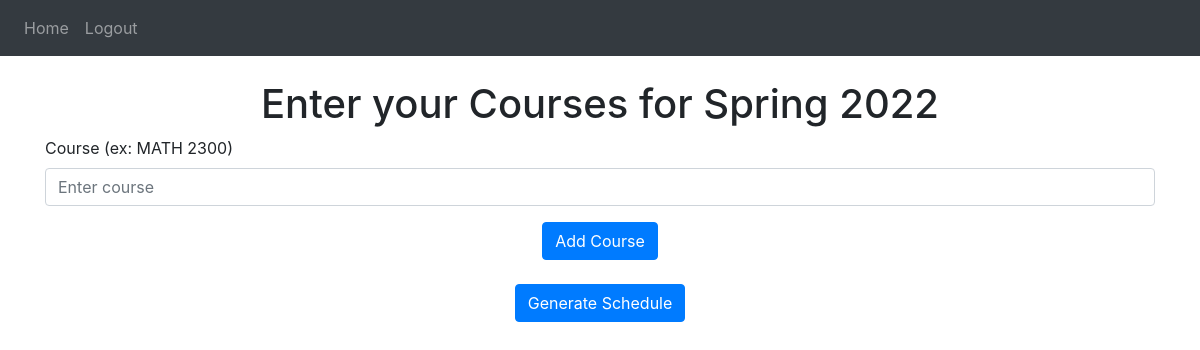
Page / (signed in) on the earlier database version.
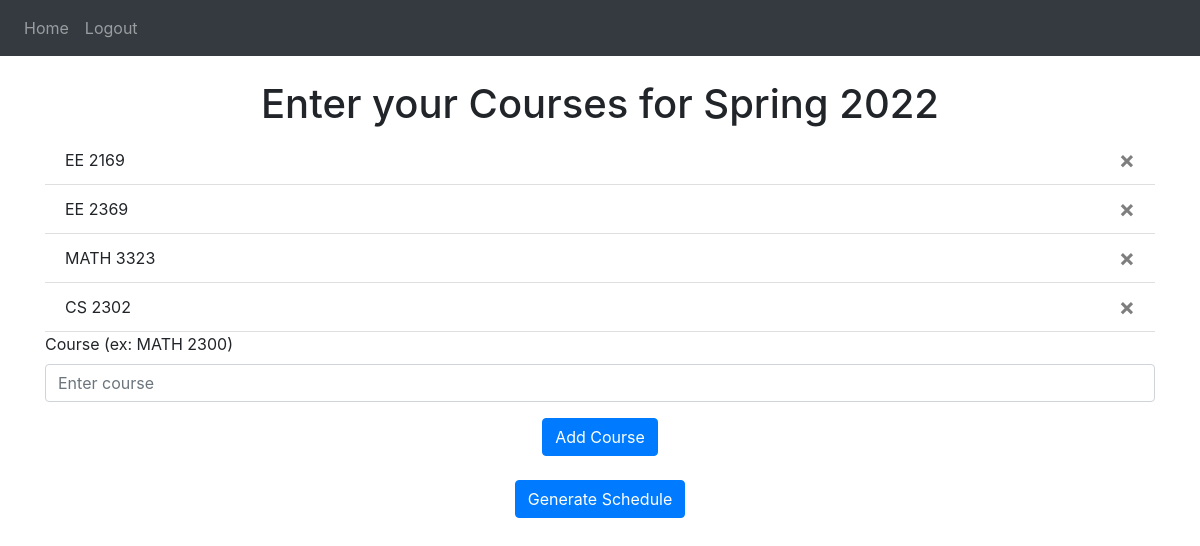
Same page on the later database version.
### website/models.py (models this page shows)
class Note(db.Model):
    id = db.Column(db.Integer, primary_key=True)
    data = db.Column(db.String(10000))
    user_id = db.Column(db.Integer, db.ForeignKey('user.id'))

### website/views.py (the view, shortened to what this page needs)
@views.route('/', methods=['GET', 'POST'])
@login_required
def home():
    return render_template("home.html", user=current_user)

### website/__init__.py (called while the page is built)
def create_app():
    app = Flask(__name__)
    app.config['SECRET_KEY'] = 'hjshjhdjah kjshkjdhjs'
    app.config['SQLALCHEMY_DATABASE_URI'] = f'sqlite:///{DB_NAME}'
    db.init_app(app)
    from .views import views
    from .auth import auth
    app.register_blueprint(views, url_prefix='/')
    app.register_blueprint(auth, url_prefix='/')
    from .models import User, Note
    create_database(app)
    login_manager = LoginManager()
    login_manager.login_view = 'auth.login'
    login_manager.init_app(app)
    @login_manager.user_loader
    def load_user(id):
        return User.query.get(int(id))
    return app

### website/templates/home.html
{% extends "base.html" %} {% block title %}Home{% endblock %} {% block content %}
<br/>
<h1 align="center">Enter your Courses for Spring 2022</h1>
<ul class="list-group list-group-flush" id="notes">
  {% for note in user.notes %}
  <li class="list-group-item">
    {{ note.data }}
    <button type="button" class="close" onClick="deleteNote({{ note.id }})">
      <span aria-hidden="true">&times;</span>
    </button>
  </li>
  {% endfor %}
</ul>
<form method="POST">
  <div class="form-group">
    <label for="data">Course (ex: MATH 2300)</label>
    <input
      type="data"
      class="form-control"
      id="data"
      name="data"
      placeholder="Enter course"
    />
  </div>
  <div align="center">
    <button type="submit" class="btn btn-primary">Add Course</button>
  </div>
</form>
<br/>
<form action="/schedule" method="post">
  <div align="center">
    <button type="submit" class="btn btn-primary">Generate Schedule</button>
  </div>
</form>
{% endblock %}

### website/templates/base.html (shortened to what this page needs)
<!DOCTYPE html>
<html>
  <head>
    <link
      rel="stylesheet"
      href="https://stackpath.bootstrapcdn.com/bootstrap/4.4.1/css/bootstrap.min.css"
    />
    <link
      rel="stylesheet"
      href="https://stackpath.bootstrapcdn.com/font-awesome/4.7.0/css/font-awesome.min.css"
    />
  </head>
  <body>
    <nav class="navbar navbar-expand-lg navbar-dark bg-dark">
      <div class="collapse navbar-collapse" id="navbar">
        <div class="navbar-nav">
          {% if user.is_authenticated %}
            <a class="nav-item nav-link" id="home" href="/">Home</a>
            <a class="nav-item nav-link" id="logout" href="/logout">Logout</a>
          {% else %}
            <a class="nav-item nav-link" id="login" href="/login">Login</a>
            <a class="nav-item nav-link" id="signUp" href="/sign-up">Sign Up</a>
          {% endif %}
        </div>
      </div>
    </nav>
    <div class="container">{% block content %} {% endblock %}</div>
  </body>
</html>

Differences in the rows shown:
added Note: data "EE 2169"
added Note: data "EE 2369"
added Note: data "MATH 3323"
added Note: data "CS 2302"
